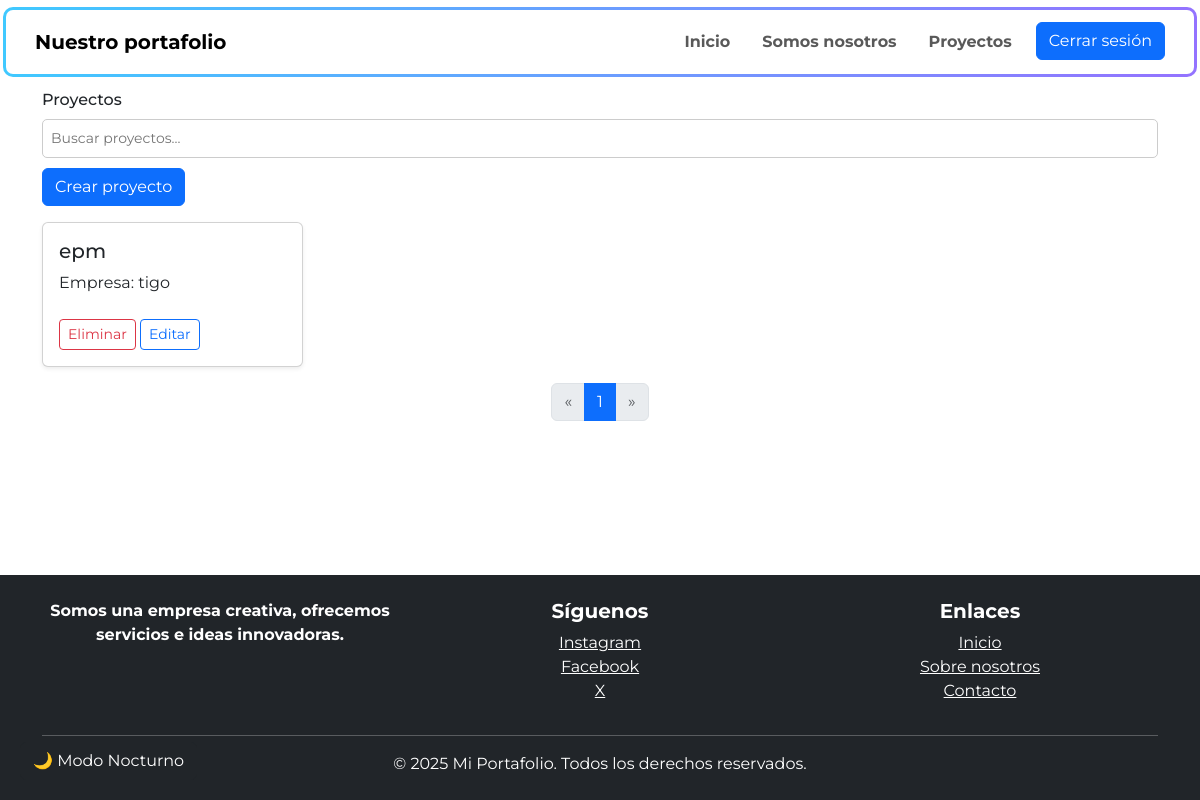
The page /view-project/ (signed in) on the database as committed earlier.
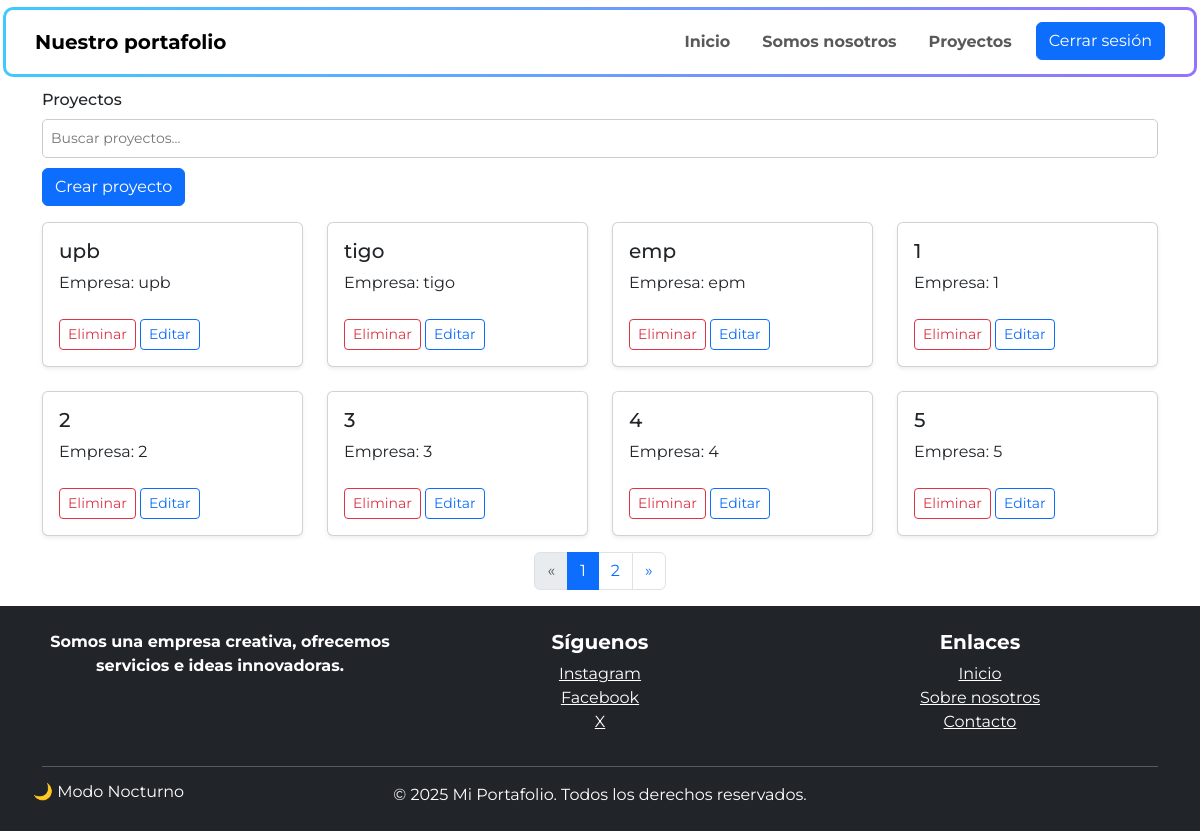
The same page on the database as committed later.
### portafolio/models.py (models this page shows, shortened)
class Project(models.Model):
    nombre = models.CharField(max_length=100)
    empresa = models.CharField(max_length=100)

### portafolio/views.py (the view)
# urls.py: path('view-project/', views.view_project, name='view_project'),
@login_required
@permission_required('portafolio.view_project')
@require_http_methods(["GET"])
def view_project(request):
    if request.method == 'GET':
        projects = Project.objects.all()
        paginator = Paginator(projects,8)
        page_number = request.GET.get('page')
        page_obj = paginator.get_page(page_number)
        return render(request, 'proyectos.html',  {'page_obj':page_obj})
    return HttpResponse("Método no permitido", status=405)

### portafolio/templates/proyectos.html (shortened to what this page needs)
    {% extends 'base.html' %}
    {% block content %}
    <div class="container mb-3" style="margin-top: 90px;">
        <h1>Proyectos</h1>
        <input type="text" id="searchProject" placeholder="Buscar proyectos..." class="search-bar">
        {% if perms.portafolio.add_project %}
        <button type="button" class="btn btn-primary mb-3" data-bs-toggle="modal" data-bs-target="#miModal">
            Crear proyecto
        </button>
        {% endif %}
        <div id="proyectosContainer" class="row row-cols-1 row-cols-sm-2 row-cols-md-4 g-4 ">
            {% for project in page_obj %}
                <div class="col">
                    <div class="card h-100 shadow-sm">
                        <div class="card-body">
                            <h5 class="card-title">{{ project.nombre }}</h5>
                            <p class="card-text">Empresa: {{ project.empresa }}</p>
                            {% if perms.portafolio.delete_project %}
                            <button class="eliminar-proyecto btn btn-outline-danger btn-sm mt-2" data-url="{% url 'delete_project' project.id %}">Eliminar</button>
                            {% endif %}
                            {% if perms.portafolio.change_project%}
                            <button class="editar-proyecto btn btn-outline-primary btn-sm mt-2"
                                    data-id="{{ project.id }}"
                                    data-nombre="{{ project.nombre }}"
                                    data-empresa="{{ project.empresa }}">
                                Editar
                            </button>
                            {%endif%}
                        </div>
                    </div>
                </div>
                {%empty%}
                <p class="text-center">No hay proyectos</P>
            {% endfor %}
        </div>
        <nav aria-label="Page navigation proyectos ">
            <ul class="pagination justify-content-center mt-3">
                {% if page_obj.has_previous %}
                    <li class="page-item">
                        <a class="page-link" href="?page={{ page_obj.previous_page_number }}" aria-label="Anterior">
                            <span aria-hidden="true">&laquo;</span>
                        </a>
                    </li>
                {% else %}
                    <li class="page-item disabled">
                        <a class="page-link" href="#" aria-label="Anterior">
                            <span aria-hidden="true">&laquo;</span>
                        </a>
                    </li>
                {% endif %}
                {% for num in page_obj.paginator.page_range %}
                    {% if page_obj.number == num %}
                        <li class="page-item active"><a class="page-link" href="#">{{ num }}</a></li>
                    {% else %}
                        <li class="page-item"><a class="page-link" href="?page={{ num }}">{{ num }}</a></li>
                    {% endif %}
                {% endfor %}
                {% if page_obj.has_next %}
                    <li class="page-item">
                        <a class="page-link" href="?page={{ page_obj.next_page_number }}" aria-label="Siguiente">
                            <span aria-hidden="true">&raquo;</span>
                        </a>
                    </li>
                {% else %}
                    <li class="page-item disabled">
                        <a class="page-link" href="#" aria-label="Siguiente">
                            <span aria-hidden="true">&raquo;</span>
                        </a>
                    </li>
                {% endif %}
            </ul>
        </nav>
{% endblock %}

### portafolio/templates/base.html (shortened to what this page needs)
<!DOCTYPE html>
<html lang="en">
<head>
    {% load static %}
    <link href="https://cdn.jsdelivr.net/npm/bootstrap@5.3.3/dist/css/bootstrap.min.css" rel="stylesheet">
    <link rel="stylesheet" href="{% static 'css/styles.css' %}">
</head>
<body class="d-flex flex-column min-vh-100">
    {% include 'navbar.html' %}
    <main class="flex-grow-1">
        <button id="modoNocturno" class="btn btn-dark floating-left">🌙 Modo Nocturno</button>
        {% block content %}{% endblock %}
    </main>
    <footer class="bg-dark text-white text-center p-4 mt-auto footer-custom">
        <div class="container">
            <div class="row">
                <div class="col-md-4 align--middle text-center text-md-center mb-3">
                    <p class="fw-bold m-0">
                        Somos una empresa creativa, ofrecemos servicios e ideas innovadoras.
                    </p>
                </div>
                <div class="col-md-4 text-center mb-3">
                    <h5 class="fw-bold">Síguenos</h5>
                    <ul class="list-unstyled">
                        <li><a href="#" class="text-white">Instagram</a></li>
                        <li><a href="#" class="text-white">Facebook</a></li>
                        <li><a href="#" class="text-white">X</a></li>
                    </ul>
                </div>
                <div class="col-md-4 text-center text-md-center">
                    <h5 class="fw-bold">Enlaces</h5>
                    <ul class="list-unstyled">
                        <li><a href="#" class="text-white">Inicio</a></li>
                        <li><a href="#" class="text-white">Sobre nosotros</a></li>
                        <li><a href="#" class="text-white">Contacto</a></li>
                    </ul>
                </div>
            </div>
            <hr class="bg-light my-3">
            <p class="m-0">© 2025 Mi Portafolio. Todos los derechos reservados.</p>
        </div>
    </footer>
</body>
</html>

### portafolio/templates/navbar.html (shortened to what this page needs)
<nav class="navbar sticky-top navbar-expand-lg navbar-custom fw-bold" id="navbar">
    <div class="container-fluid justify-content-between">
        <a class="navbar-brand" href="{% url 'home' %}">Nuestro portafolio</a>
        <div class="collapse navbar-collapse ms-auto" id="navbarScroll">
            <ul class="navbar-nav ms-auto gap-3">
                <li class="nav-item">
                    <a class="nav-link" href="{% url 'home' %}">Inicio</a>
                </li>
                <li class="nav-item">
                    <a class="nav-link" href="{% url 'home' %}">Somos nosotros</a>
                </li>
                {% if user.is_authenticated and perms.portafolio.view_project %}
                <li class="nav-item">
                    <a class="nav-link" href="{% url 'view_project' %}">Proyectos</a>
                </li>
                {% endif %}
                {% if user.is_authenticated %}
                <li class="nav-item">
                    <a class="btn btn-primary" href="{% url 'logout' %}">Cerrar sesión</a>
                </li>
                {% else %}
                <li class="nav-item">
                    <a class="btn btn-primary" href="{% url 'login' %}">Iniciar sesión</a>
                </li>
                {% endif %}
            </ul>
        </div>
    </div>
</nav>

### portafolio/static/css/styles.css (style rules this page uses)
body { font-family: "Montserrat", serif; margin: 0; padding: 0; }
h1 { padding: 0; margin: 0; font-size: 16px; }
ul { margin: 0; padding: 0; }
main { flex: 1; }
.navbar { display: flex; justify-content: space-between; margin: 7px 3px; position: fixed; top: 0; left: 0; background-color: #fff; width: calc(100% - 6px); padding: 12px 17px; border-radius: 3px; transition: 0.6s; border: 3px solid transparent; border-radius: 10px; background: linear-gradient(#fff, #fff) padding-box, linear-gradient(90deg, #40c9ff, #e81cff) border-box; background-size: 200% 100%; animation: borderAnimation 4s linear infinite; margin-bottom: 100px; }
.search-bar { width: 100%; padding: 8px; margin-bottom: 10px; border: 1px solid #ccc; border-radius: 5px; font-size: 14px; margin-top: 10px; }
.pagination { display: flex; justify-content: center; }
.floating-left { position: fixed; bottom: 20px; left: 20px; z-index: 1000; }

Rows that differ between the two databases and show on the page:
removed Project: nombre "epm", empresa "tigo"
added Project: nombre "upb", empresa "upb"
added Project: nombre "tigo", empresa "tigo"
added Project: nombre "emp", empresa "epm"
added Project: nombre "1", empresa "1"
added Project: nombre "2", empresa "2"
added Project: nombre "3", empresa "3"
added Project: nombre "4", empresa "4"
added Project: nombre "5", empresa "5"
Other text that changed with them:
new list line: "2"
